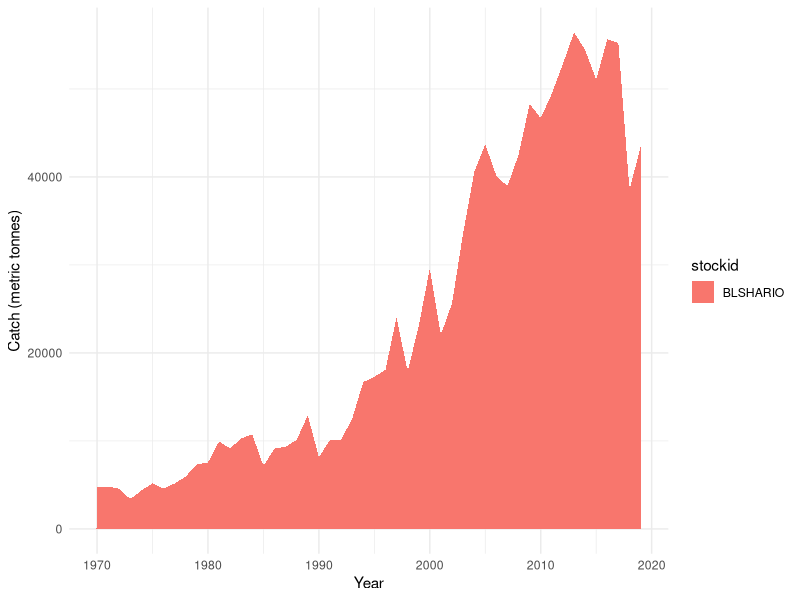

Here is the R script that generated this plot:
## ---- chunk 1
knitr::opts_chunk$set(echo = TRUE, warning = FALSE, message = FALSE)

library(tidyverse)
library(here)

## ---- chunk 2
blshario_combined <- read_csv(here("data", "shark", "blshario_catch.csv")) %>% 
  filter(year %in% c(1950:2020)) %>% 
  select(stockid, year, catch) 
## ---- chunk 3
bmarlinatl_combined <- read_csv(here("data", "bmarlinatl_catch.csv")) %>% 
  filter(year %in% c(1950:2020)) %>% 
  rename(catch = TCbest)
## ---- chunk 4

# Run all chunks below before this 

shark_catch <- data.frame(blshario_combined)
  
## ---- chunk 5
ggplot(shark_catch, aes(x = year, y = catch, fill = stockid)) +
  geom_area() +
  labs(x = "Year", y = "Catch (metric tonnes)") +
  theme_minimal()
